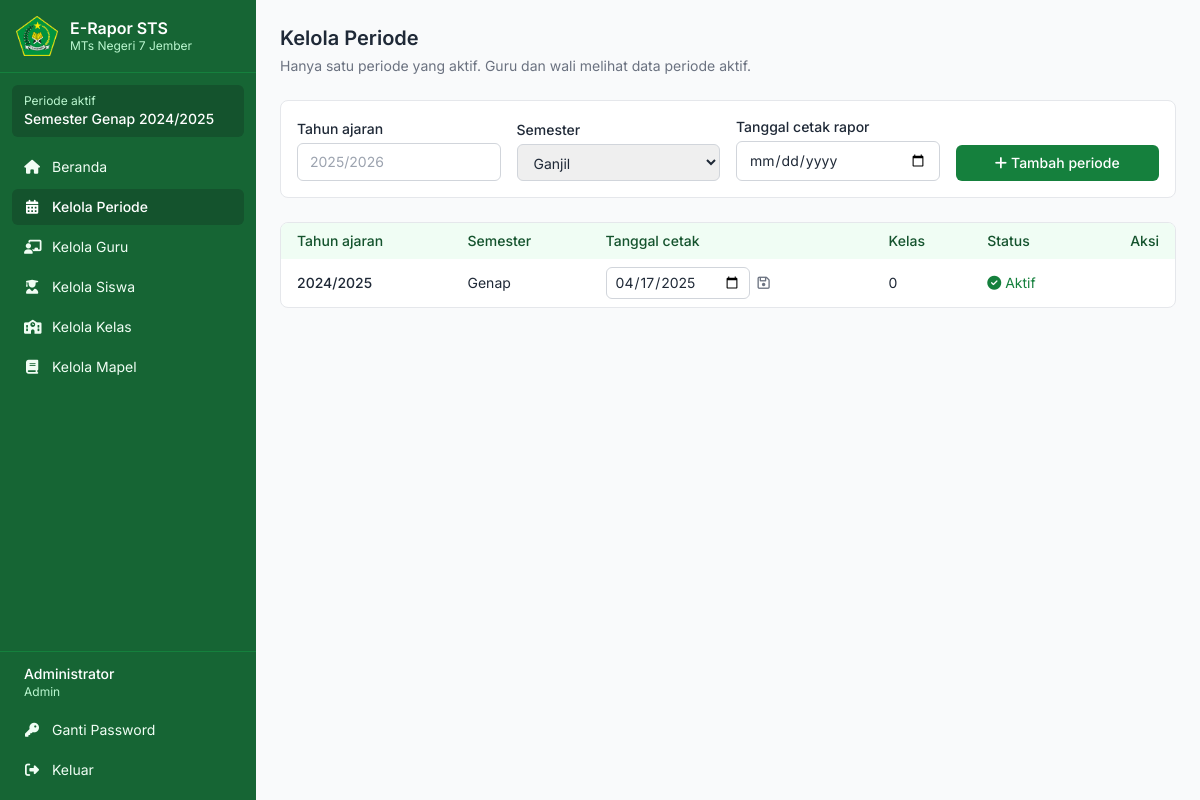
Screenshot of /admin/periode.php (signed in) with the database file from the repository.
### tables this page shows
CREATE TABLE periode (
  id             INT UNSIGNED AUTO_INCREMENT PRIMARY KEY,
  tahun_ajaran   VARCHAR(9) NOT NULL,                        
  semester       ENUM('Ganjil','Genap') NOT NULL,
  tanggal_cetak  DATE NULL,                                  
  is_aktif       TINYINT(1) NOT NULL DEFAULT 0,
  created_at     TIMESTAMP DEFAULT CURRENT_TIMESTAMP,
  UNIQUE KEY uq_periode (tahun_ajaran, semester)
);

### app/bootstrap.php (called while the page is built, shortened)
<?php
function cfg(string $key): string { return (string)$GLOBALS['config'][$key]; }
function db(): PDO {
    static $pdo = null;
    if ($pdo === null) {
        $dsn = 'mysql:host=' . cfg('db_host') . ';dbname=' . cfg('db_name') . ';charset=utf8mb4';
        $pdo = new PDO($dsn, cfg('db_user'), cfg('db_pass'), [
            PDO::ATTR_ERRMODE => PDO::ERRMODE_EXCEPTION,
            PDO::ATTR_DEFAULT_FETCH_MODE => PDO::FETCH_ASSOC,
            PDO::ATTR_EMULATE_PREPARES => false,
        ]);
    }
    return $pdo;
}
function e(mixed $v): string { return htmlspecialchars((string)$v, ENT_QUOTES, 'UTF-8'); }
function url(string $path = ''): string { return cfg('base_url') . '/' . ltrim($path, '/'); }
function user(): ?array { return $_SESSION['user'] ?? null; }
function periode_aktif(): ?array {
    return db()->query('SELECT * FROM periode WHERE is_aktif = 1 LIMIT 1')->fetch() ?: null;
}

### admin/periode.php (the view, shortened to what this page needs)
<?php
require __DIR__ . '/../app/bootstrap.php';
$daftar = db()->query(
    'SELECT p.*, (SELECT COUNT(*) FROM kelas k WHERE k.periode_id = p.id) AS jml_kelas
     FROM periode p ORDER BY p.tahun_ajaran DESC, p.semester DESC'
)->fetchAll();
$inp = 'w-full rounded-md border border-gray-300 px-3 py-2 text-sm focus:border-green-600 focus:ring-1 focus:ring-green-600 focus:outline-none';
require __DIR__ . '/../app/partials/header.php';
?>
<h1 class="text-xl font-semibold mb-1">Kelola Periode</h1>
<p class="text-sm text-gray-500 mb-6">Hanya satu periode yang aktif. Guru dan wali melihat data periode aktif.</p>
<form method="post" class="bg-white border border-gray-200 rounded-lg p-4 mb-6 grid gap-4 sm:grid-cols-4 items-end">
  <div>
    <label class="block text-sm font-medium mb-1" for="ta">Tahun ajaran</label>
    <input id="ta" name="tahun_ajaran" required placeholder="2025/2026" pattern="\d{4}/\d{4}" class="<?= $inp ?>">
  </div>
  <div>
    <label class="block text-sm font-medium mb-1" for="sem">Semester</label>
    <select id="sem" name="semester" class="<?= $inp ?>">
      <option>Ganjil</option><option>Genap</option>
    </select>
  </div>
  <div>
    <label class="block text-sm font-medium mb-1" for="tgl">Tanggal cetak rapor</label>
    <input id="tgl" type="date" name="tanggal_cetak" class="<?= $inp ?>">
  </div>
  <button class="rounded-md bg-green-700 hover:bg-green-800 text-white text-sm font-medium py-2 px-4">
    <i class="fa-solid fa-plus mr-1"></i>Tambah periode
  </button>
</form>
<div class="bg-white border border-gray-200 rounded-lg overflow-x-auto">
  <table class="w-full text-sm">
    <thead class="bg-green-50 text-green-900 text-left">
      <tr>
        <th class="px-4 py-2 font-medium">Tahun ajaran</th>
        <th class="px-4 py-2 font-medium">Semester</th>
        <th class="px-4 py-2 font-medium">Tanggal cetak</th>
        <th class="px-4 py-2 font-medium">Kelas</th>
        <th class="px-4 py-2 font-medium">Status</th>
        <th class="px-4 py-2 font-medium text-right">Aksi</th>
      </tr>
    </thead>
    <tbody class="divide-y divide-gray-100">
    <?php foreach ($daftar as $p): ?>
      <tr>
        <td class="px-4 py-2 font-medium"><?= e($p['tahun_ajaran']) ?></td>
        <td class="px-4 py-2"><?= e($p['semester']) ?></td>
        <td class="px-4 py-2">
          <form method="post" class="flex gap-2 items-center">
            <input type="date" name="tanggal_cetak" value="<?= e($p['tanggal_cetak']) ?>"
                   class="rounded-md border border-gray-300 px-2 py-1 text-sm">
            <button class="text-gray-500 hover:text-green-700" title="Simpan tanggal"><i class="fa-regular fa-floppy-disk"></i></button>
          </form>
        </td>
        <td class="px-4 py-2"><?= (int)$p['jml_kelas'] ?></td>
        <td class="px-4 py-2">
          <?php if ($p['is_aktif']): ?>
            <span class="text-green-700"><i class="fa-solid fa-circle-check mr-1"></i>Aktif</span>
          <?php endif; ?>
        </td>
        <td class="px-4 py-2 text-right">
        </td>
      </tr>
    <?php endforeach; ?>
    </tbody>
  </table>
</div>
<?php require __DIR__ . '/../app/partials/footer.php'; ?>

### app/partials/header.php (shortened to what this page needs)
<?php
require __DIR__ . '/head.php';
$_u = user();
$_p = periode_aktif();
$_cur = basename($_SERVER['SCRIPT_NAME']);
$_menu = [['index.php', 'Beranda', 'fa-house', ['index.php']]];
if ($_u['role'] === 'admin') {
    $_menu[] = ['admin/periode.php', 'Kelola Periode', 'fa-calendar-days', ['periode.php']];
    $_menu[] = ['admin/guru.php', 'Kelola Guru', 'fa-chalkboard-user', ['guru.php', 'guru_form.php', 'guru_import.php']];
    $_menu[] = ['admin/siswa.php', 'Kelola Siswa', 'fa-user-graduate', ['siswa.php', 'siswa_form.php', 'siswa_import.php']];
    $_menu[] = ['admin/kelas.php', 'Kelola Kelas', 'fa-school', ['kelas.php', 'kelas_form.php', 'kelas_anggota.php', 'kelas_salin.php']];
    $_menu[] = ['admin/mapel.php', 'Kelola Mapel', 'fa-book', ['mapel.php', 'mapel_form.php']];
}
$_nav = fn(bool $on) => $on ? 'bg-green-900 text-white font-medium' : 'text-green-50 hover:bg-green-700';
?>
<div class="min-h-screen lg:flex">
  <aside id="sidebar"
         class="fixed inset-y-0 left-0 z-50 w-64 shrink-0 flex flex-col bg-green-800 text-white
                -translate-x-full transition-transform lg:translate-x-0 lg:sticky lg:top-0 lg:h-screen">
    <div class="px-4 py-4 flex items-center gap-3 border-b border-green-700">
      <img src="<?= url('assets/img/logo.png') ?>" alt="" class="h-10 w-auto">
      <div class="leading-tight">
        <div class="font-semibold"><?= e(cfg('app_name')) ?></div>
        <div class="text-xs text-green-200">MTs Negeri 7 Jember</div>
      </div>
    </div>
    <?php if ($_p): ?>
    <div class="mx-3 mt-3 rounded-md bg-green-900 px-3 py-2 text-sm">
      <div class="text-xs text-green-200">Periode aktif</div>
      <div class="font-medium">Semester <?= e($_p['semester']) ?> <?= e($_p['tahun_ajaran']) ?></div>
    </div>
    <?php endif; ?>
    <nav class="flex-1 overflow-y-auto px-3 py-3 space-y-1 text-sm">
      <?php foreach ($_menu as [$_path, $_label, $_icon, $_files]): ?>
        <a href="<?= url($_path) ?>" class="flex items-center gap-3 rounded-md px-3 py-2 <?= $_nav(in_array($_cur, $_files, true)) ?>">
          <i class="fa-solid <?= $_icon ?> w-4 text-center"></i><?= $_label ?>
        </a>
      <?php endforeach; ?>
    </nav>
    <div class="border-t border-green-700 px-3 py-3 text-sm space-y-1">
      <div class="px-3 pb-2">
        <div class="font-medium truncate" title="<?= e($_u['nama']) ?>"><?= e($_u['nama']) ?></div>
        <div class="text-xs text-green-200"><?= $_u['role'] === 'admin' ? 'Admin' : 'Guru' ?></div>
      </div>
      <a href="<?= url('ganti_password.php') ?>" class="flex items-center gap-3 rounded-md px-3 py-2 <?= $_nav($_cur === 'ganti_password.php') ?>">
        <i class="fa-solid fa-key w-4 text-center"></i>Ganti Password
      </a>
      <a href="<?= url('logout.php') ?>" class="flex items-center gap-3 rounded-md px-3 py-2 text-green-50 hover:bg-green-700">
        <i class="fa-solid fa-right-from-bracket w-4 text-center"></i>Keluar
      </a>
    </div>
  </aside>
  <div class="flex-1 min-w-0">
    <main class="max-w-5xl mx-auto px-4 sm:px-6 py-6">

### rows the page displays
periode: semester "Genap", tahun_ajaran "2024/2025", tanggal_cetak "04/17/2025", jml_kelas "0", is_aktif 1 (drawn)

### other values shown
cfg('app_name') "E-Rapor STS"
$_label "Beranda"
$_label "Kelola Periode"
$_label "Kelola Guru"
$_label "Kelola Siswa"
$_label "Kelola Kelas"
$_label "Kelola Mapel"
$_u['nama'] "Administrator"
